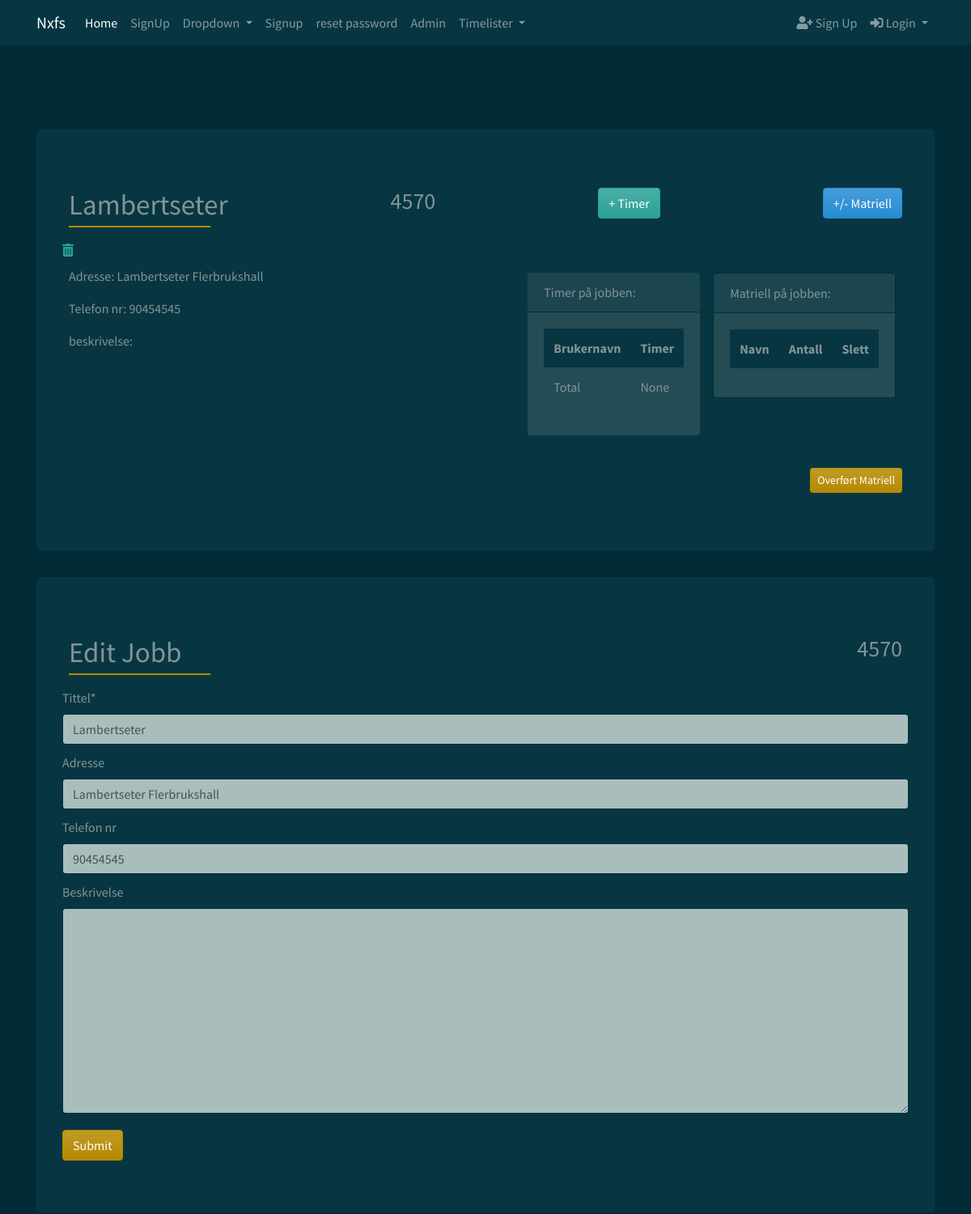
The page /timelister/jobb/4570/ (upper part) on the database as committed earlier.
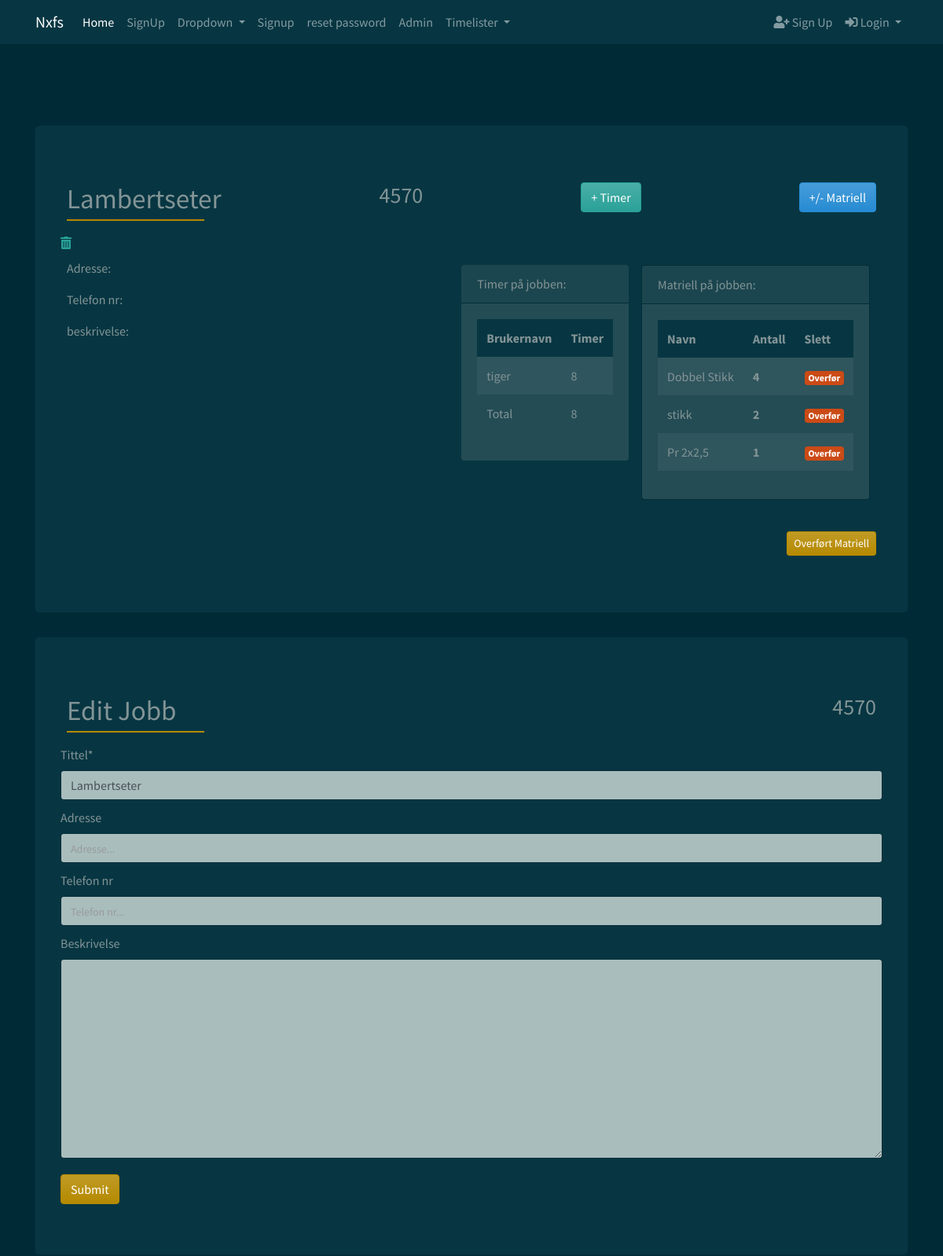
The same page on the database as committed later.
### timelister/models.py (models this page shows, shortened)
class Jobber(models.Model):
    ordre_nr = models.PositiveSmallIntegerField(primary_key=True)
    tittel = models.CharField(max_length=64, unique=True, blank=True)
    adresse = models.CharField(max_length=256, blank=True)
    telefon_nr = models.CharField(max_length=64, blank=True)
    beskrivelse = models.TextField(blank=True)
    date = models.DateTimeField(auto_now_add=True)
    ferdig = models.BooleanField(default=False)
    matriell = models.ManyToManyField(JobbMatriell, blank=True)
    class Meta:
        verbose_name = 'Jobb'
        verbose_name_plural = 'Jobber'
    def __str__(self):
        return self.tittel

class Timeliste(models.Model):
    user = models.ForeignKey(User, on_delete=models.CASCADE)
    jobb = models.ForeignKey(Jobber, on_delete=models.CASCADE)
    date_added = models.DateTimeField(auto_now_add=True)
    dato = models.DateField(null=True, blank=True)
    timer = models.SmallIntegerField(null=True)
    class Meta:
        verbose_name = 'timeliste'
        verbose_name_plural = 'timelister'

class JobbMatriell(models.Model):
    matriell = models.ForeignKey(Matriell, on_delete=models.CASCADE)
    antall = models.IntegerField(default=1)
    jobb = models.ForeignKey('Jobber', on_delete=models.CASCADE)
    transf = models.BooleanField(default=False)
    class Meta:
        verbose_name = 'JobbMatriell'
        verbose_name_plural = 'JobbMatriell'
    def __str__(self):
        return self.matriell.tittel

class Matriell(models.Model):
    el_nr = models.IntegerField(unique=True, blank=True, null=True,)
    tittel = models.CharField(max_length=64, unique=True, blank=True)
    info = models.CharField(max_length=256, blank=True)
    leverandor = models.ForeignKey(
        Leverandorer, on_delete=models.CASCADE, blank=True, null=True)
    image = models.ImageField()
    class Meta:
        verbose_name = 'Matriell'
        verbose_name_plural = 'Matriell'

### users/models.py (models this page shows, shortened)
class CustomUser(AbstractUser):
    objects = CustomUserManager()
    city = models.CharField(max_length=50, blank=True)
    country = models.CharField(max_length=50, blank=True)
    website = models.URLField(blank=True)
    phone = models.IntegerField(default=0)
    profile_picture = models.ImageField(
        upload_to='profile_image', default='default/profile.png')

### timelister/views.py (the view, shortened to what this page needs)
# urls.py: path('jobb/<jobb_id>/', views.jobbdetail, name='jobbdetail'),
def jobbdetail(request, jobb_id):
    jobb = get_object_or_404(models.Jobber, pk=jobb_id)
    matriell = models.Matriell.objects.all()
    timer = models.Timeliste.objects.filter(jobb__pk=jobb_id)
    total_timer_jobb = timer.aggregate(Sum('timer'))
    editjobb = EditJobbForm(request.POST or None, instance=jobb)
    jobbform = JobberForm(request.POST or None)
    context = {
        'total_timer_jobb': total_timer_jobb,
        'timer': timer,
        'jobb': jobb,
        'jobbform': jobbform,
        'editjobb': editjobb,
        'matriell': matriell,
    }
    return render(request, 'timelister/jobbdetail.html', context)

### timelister/forms.py
class JobberForm(forms.ModelForm):
    ordre_nr = forms.CharField(max_length=4, required=True, widget=forms.TextInput(
        attrs={
            'placeholder': '* Ordre nr...',
        }))
    tittel = forms.CharField(max_length=64, widget=forms.TextInput(
        attrs={
            'placeholder': '* Tittel...',
        }))
    adresse = forms.CharField(max_length=256, required=False, widget=forms.TextInput(
        attrs={
            'placeholder': 'Adresse...',
        }))
    class Meta:
        model = Jobber
        fields = (
            'ordre_nr',
            'tittel',
            'adresse',
        )

### srv/context_processors.py (called while the page is built)
def custom_context(request):
    navbarloginform = LoginForm(request.POST or None)
    return {
        'navbarloginform': navbarloginform
    }

### timelister/templatetags/customtags.py (called while the page is built)
@register.filter
def running_total(username_list):
    return sum(d.timer for d in username_list)

### templates/timelister/jobbdetail.html (shortened to what the changed rows need)
{% extends 'base.html' %}
{% block content %}
{% load crispy_forms_tags %}
{% load customtags %}
<div class="container">
    <div class="jumbotron">
        <div class="d-flex justify-content-between ">
            <div class="p-2">
                <h2 class="jumbotron">{{ jobb|title }}</h2>
            </div>
            <div class="p-2">
                <h3>{{ jobb.ordre_nr }}</h3>
            </div>
        </div>
        <div class="d-flex justify-content-between">
            <div class="p-2">
                <p>Adresse: {{ jobb.adresse }}</p>
                <p>Telefon nr: {{ jobb.telefon_nr }}</p>
                <p>beskrivelse: {{ jobb.beskrivelse }}</p>
            </div>
            <div class="p-2">
                <div class="d-flex justify-content-end ">
                    <div class="p-2">
                        <div class="card mb-3 border-0" style="max-width: 20rem;">
                            <div class="card-body">
                                <table class="table table-striped table-borderless">
                                    <thead class="thead-custom">
                                        <tr>
                                            <th scope="col">Brukernavn</th>
                                            <th scope="col">Timer</th>
                                        </tr>
                                    </thead>
                                    <tbody>
                                        <tr>
                                            {% regroup timer by user.username as username_list %}
                                            {% for username in username_list %}
                                            <td>
                                                {{ username.grouper }}
                                            </td>
                                            <td>
                                                {{ username.list | running_total }}
                                            </td>
                                        </tr>
                                        {% endfor %}
                                        <tr>
                                            <td>Total</td>
                                            <td>
                                                {{ total_timer_jobb.timer__sum }}
                                            </td>
                                        </tr>
                                    </tbody>
                                </table>
                            </div>
                        </div>
                    </div>
                    <div class="p-2">
                        <div class="card mb-3" style="max-width: 20rem;">
                            <div class="card-body">
                                <table class="table table-striped table-borderless">
                                    <thead class="thead-custom">
                                        <tr>
                                            <th scope="col">Navn</th>
                                            <th scope="col">Antall</th>
                                            <th scope="col">Slett</th>
                                        </tr>
                                    </thead>
                                    <tbody>
                                        {% for mat in jobb.matriell.all %}
                                        {% if not mat.transf %}
                                        <tr>
                                            <td>{{ mat }}</td>
                                            <td><b>{{ mat.antall }}</b></td>
                                            <td><a
                                                    href="{% url 'transf-matriell' object_id=mat.matriell.pk jobb_id=jobb.pk transf=50 %}"><span
                                                        class="badge badge-warning">Overfør</span></a></td>
                                        </tr>
                                        {% endif %}
                                        {% endfor %}
                                    </tbody>
                                </table>
                            </div>
                        </div>
                    </div>
                </div>
            </div>
        </div>
    </div>
    <div class="jumbotron">
        <div class="d-flex justify-content-between">
            <div class="p-2">
                <h2 class="card-body">Edit Jobb</h2>
            </div>
            <div class="p-2">
                <h3>{{ jobb.ordre_nr }}</h3>
            </div>
        </div>
        <form method="POST" action=".">
            {{ editjobb|crispy }}
        </form>
    </div>
</div>
{% endblock content %}

Rows that differ between the two databases and show on the page:
changed Jobber "Lambertseter": adresse "Lambertseter Flerbrukshall" → (not shown); telefon_nr "90454545" → (not shown)
now on this page (row unchanged): CustomUser: grouper "tiger"
added Timeliste: list|running_total "8"
added JobbMatriell: matriell.tittel "Dobbel Stikk", antall "4"
added JobbMatriell: matriell.tittel "stikk", antall "2"
added JobbMatriell: matriell.tittel "Pr 2x2,5", antall "1"
Other text that changed with them:
{{ total_timer_jobb.timer__sum }}: "None" → "8"
